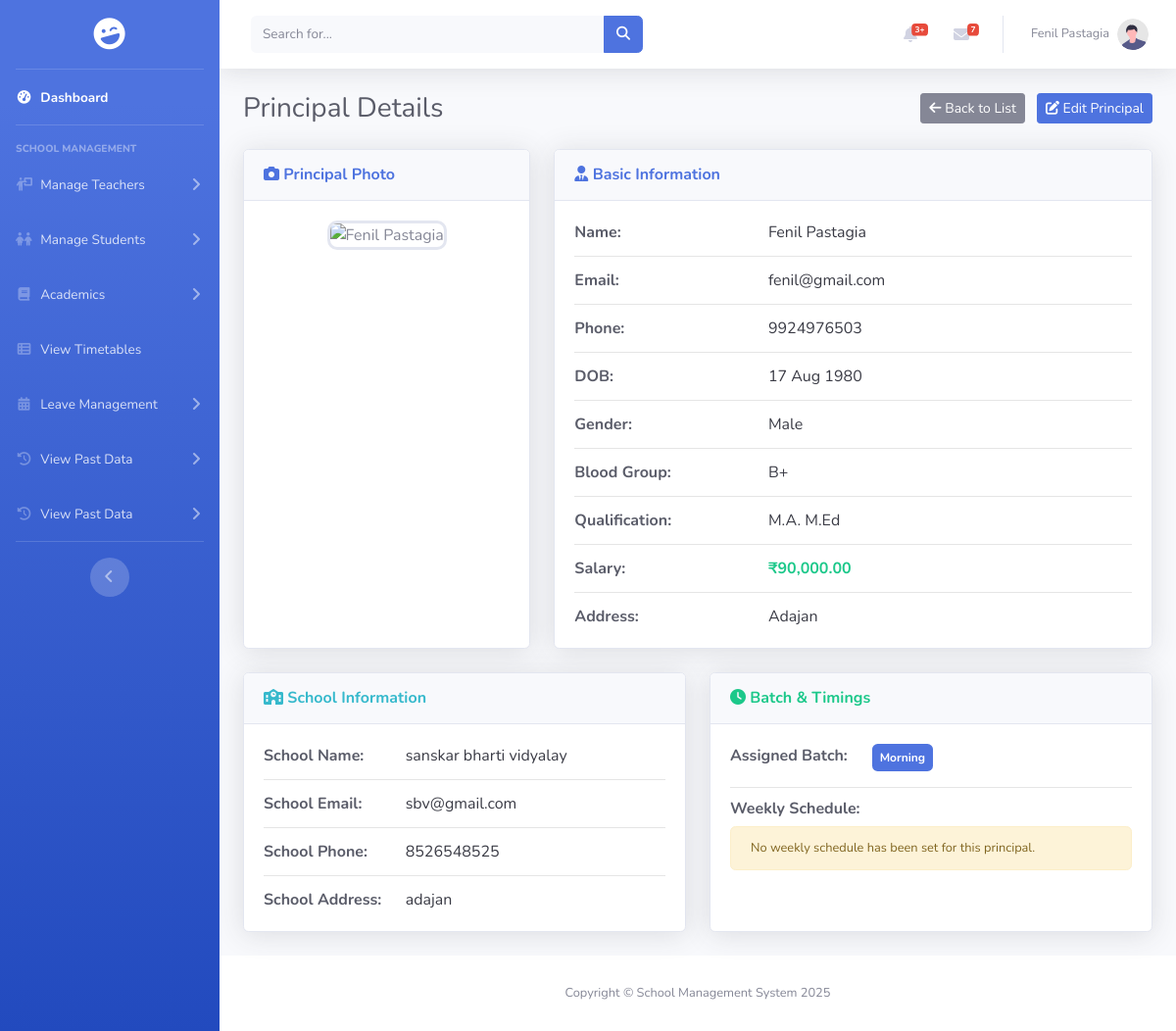
The page /pages/principal/view.php?id=10 (signed in) on the database as committed earlier.
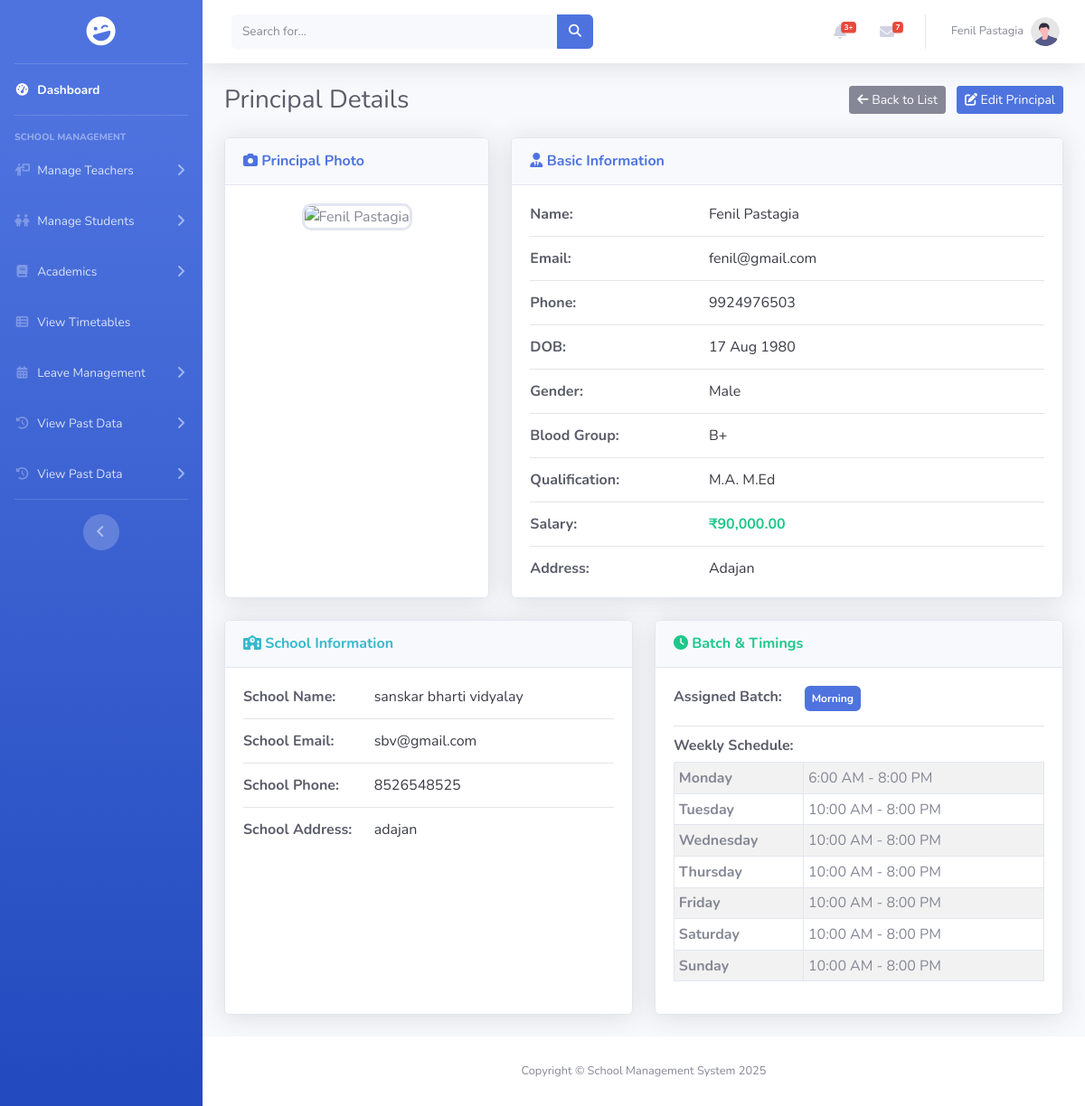
The same page on the database as committed later.
### tables this page shows
CREATE TABLE `principal_timings` (
  `timing_id` int(11) NOT NULL,
  `principal_id` int(11) NOT NULL,
  `day_of_week` enum('Monday','Tuesday','Wednesday','Thursday','Friday','Saturday','Sunday') NOT NULL,
  `opens_at` time DEFAULT NULL,
  `closes_at` time DEFAULT NULL,
  `is_closed` tinyint(1) NOT NULL DEFAULT 0
);

### pages/principal/view.php (the view, shortened to what the changed rows need)
<?php
include_once "../../includes/connect.php";
$principal_id = isset($_GET['id']) ? intval($_GET['id']) : 0;
$timings = [];
$query_timings = "SELECT * FROM principal_timings WHERE principal_id = ?";
$stmt_timings = mysqli_prepare($conn, $query_timings);
mysqli_stmt_bind_param($stmt_timings, "i", $principal_id);
mysqli_stmt_execute($stmt_timings);
$result_timings = mysqli_stmt_get_result($stmt_timings);
while($row = mysqli_fetch_assoc($result_timings)){
    $timings[$row['day_of_week']] = $row;
}
?>
<!DOCTYPE html>
<html lang="en">
<head>
    <link href="../../assets/vendor/fontawesome-free/css/all.min.css" rel="stylesheet" type="text/css">
    <link rel="stylesheet" href="https://cdnjs.cloudflare.com/ajax/libs/font-awesome/6.5.2/css/all.min.css" />
    <link href="../../assets/css/sb-admin-2.min.css" rel="stylesheet">
</head>
<body id="page-top">
    <div id="wrapper">
        <div id="content-wrapper" class="d-flex flex-column">
            <div id="content">
                <div class="container-fluid">
                    <div class="d-sm-flex align-items-center justify-content-between mb-4">
                        <h1 class="h3 mb-0 text-gray-800">Principal Details</h1>
                    </div>
                    <div class="row">
                        <div class="col-lg-6 mb-4">
                            <div class="card shadow h-100">
                                <div class="card-body">
                                    <div class="row mb-3">
                                        <div class="col-sm-4 info-label">Assigned Batch:</div>
                                        <div class="col-sm-8 info-value">
                                        </div>
                                    </div>
                                    <hr>
                                    <h6 class="info-label mb-2">Weekly Schedule:</h6>
                                    <?php if (!empty($timings)): ?>
                                        <table class="table table-sm table-bordered table-striped table-timings">
                                            <tbody>
                                                <?php
                                                $days = ['Monday', 'Tuesday', 'Wednesday', 'Thursday', 'Friday', 'Saturday', 'Sunday'];
                                                foreach ($days as $day):
                                                    $day_timing = $timings[$day] ?? null;
                                                ?>
                                                <tr>
                                                    <th><?php echo $day; ?></th>
                                                    <td>
                                                        <?php if ($day_timing && !empty($day_timing['is_closed'])): ?>
                                                            <span class="badge badge-secondary">Closed</span>
                                                        <?php elseif ($day_timing && !empty($day_timing['opens_at'])): ?>
                                                            <?php echo date("g:i A", strtotime($day_timing['opens_at'])); ?> - <?php echo date("g:i A", strtotime($day_timing['closes_at'])); ?>
                                                        <?php else: ?>
                                                            <span class="text-muted">Not Set</span>
                                                        <?php endif; ?>
                                                    </td>
                                                </tr>
                                                <?php endforeach; ?>
                                            </tbody>
                                        </table>
                                    <?php else: ?>
                                        <div class="alert alert-warning small">No weekly schedule has been set for this principal.</div>
                                    <?php endif; ?>
                                </div>
                            </div>
                        </div>
                    </div>
                </div>
            </div>
        </div>
    </div>
</body>
</html>

Rows that differ between the two databases and show on the page:
added principal_timings: day "Monday", opens_at "6:00 AM", closes_at "8:00 PM"
added principal_timings: day "Tuesday", opens_at "10:00 AM", closes_at "8:00 PM"
added principal_timings: day "Wednesday", opens_at "10:00 AM", closes_at "8:00 PM"
added principal_timings: day "Thursday", opens_at "10:00 AM", closes_at "8:00 PM"
added principal_timings: day "Friday", opens_at "10:00 AM", closes_at "8:00 PM"
added principal_timings: day "Saturday", opens_at "10:00 AM", closes_at "8:00 PM"
added principal_timings: day "Sunday", opens_at "10:00 AM", closes_at "8:00 PM"
Other text that changed with them:
text no longer shown: "No weekly schedule has been set for this principal."
